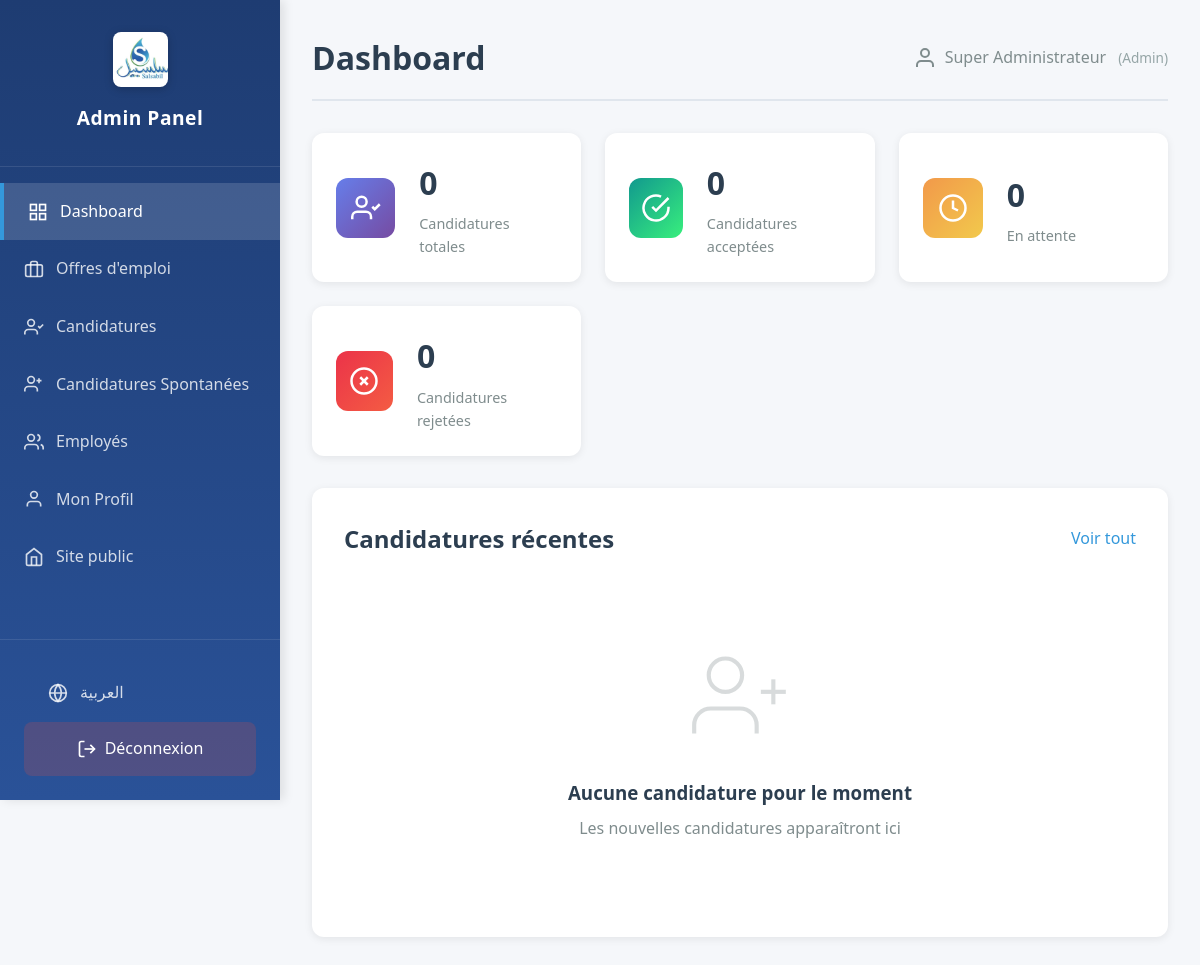
The app's page /admin/dashboard (signed in) with its own data.
### tables this page shows
CREATE TABLE employees (
            id INTEGER PRIMARY KEY AUTOINCREMENT,
            username TEXT UNIQUE NOT NULL,
            password TEXT NOT NULL,
            prenom TEXT NOT NULL,
            nom TEXT NOT NULL,
            email TEXT UNIQUE NOT NULL,
            role TEXT NOT NULL,
            status TEXT DEFAULT 'actif',
            date_creation TEXT DEFAULT CURRENT_TIMESTAMP
        );

### app.py (the view)
@app.route('/admin/dashboard')
@login_required
def admin_dashboard():
    current_user = get_current_user()
    all_applications = get_all_applications()
    regular_applications = [app for app in all_applications if app.get('job_id') != 0]
    spontaneous_count = len([app for app in all_applications if app.get('job_id') == 0])
    return render_template('admin/dashboard.html',
                         applications=regular_applications,
                         jobs=get_all_jobs(),
                         current_user=current_user,
                         permissions=ROLE_PERMISSIONS.get(current_user['role'], {}),
                         spontaneous_count=spontaneous_count)

### templates/admin/dashboard.html (shortened to what this page needs)
<!DOCTYPE html>
<html lang="{% if lang == 'ar' %}ar{% else %}fr{% endif %}" {% if lang == 'ar' %}dir="rtl"{% endif %}>
<head>
    <link rel="stylesheet" href="{{ url_for('static', filename='css/style.css') }}">
    <link rel="stylesheet" href="{{ url_for('static', filename='css/admin.css') }}">
</head>
<body>
    <div class="admin-layout">
        <aside class="admin-sidebar">
            <div class="sidebar-header">
                <img src="{{ url_for('static', filename='img/logo.jpeg') }}" alt="Logo Salsabil" class="logo-img">
                <h3>{% if lang == 'ar' %}لوحة التحكم{% else %}Admin Panel{% endif %}</h3>
            </div>
            <nav class="sidebar-nav">
                <a href="{{ url_for('admin_dashboard_ar' if lang == 'ar' else 'admin_dashboard') }}" class="nav-item active">
                    <svg width="20" height="20" viewBox="0 0 24 24" fill="none" stroke="currentColor" stroke-width="2">
                        <rect x="3" y="3" width="7" height="7"></rect>
                        <rect x="14" y="3" width="7" height="7"></rect>
                        <rect x="14" y="14" width="7" height="7"></rect>
                        <rect x="3" y="14" width="7" height="7"></rect>
                    </svg>
                    {% if lang == 'ar' %}لوحة التحكم{% else %}Dashboard{% endif %}
                </a>
                <a href="{{ url_for('admin_jobs_ar' if lang == 'ar' else 'admin_jobs') }}" class="nav-item">
                    <svg width="20" height="20" viewBox="0 0 24 24" fill="none" stroke="currentColor" stroke-width="2">
                        <rect x="2" y="7" width="20" height="14" rx="2" ry="2"></rect>
                        <path d="M16 21V5a2 2 0 0 0-2-2h-4a2 2 0 0 0-2 2v16"></path>
                    </svg>
                    {% if lang == 'ar' %}عروض العمل{% else %}Offres d'emploi{% endif %}
                </a>
                <a href="{{ url_for('admin_applications_ar' if lang == 'ar' else 'admin_applications') }}" class="nav-item">
                    <svg width="20" height="20" viewBox="0 0 24 24" fill="none" stroke="currentColor" stroke-width="2">
                        <path d="M16 21v-2a4 4 0 0 0-4-4H5a4 4 0 0 0-4 4v2"></path>
                        <circle cx="8.5" cy="7" r="4"></circle>
                        <polyline points="17 11 19 13 23 9"></polyline>
                    </svg>
                    {% if lang == 'ar' %}الطلبات{% else %}Candidatures{% endif %}
                </a>
                <a href="{{ url_for('admin_spontaneous_applications_ar' if lang == 'ar' else 'admin_spontaneous_applications') }}" class="nav-item">
                    <svg width="20" height="20" viewBox="0 0 24 24" fill="none" stroke="currentColor" stroke-width="2">
                        <path d="M16 21v-2a4 4 0 0 0-4-4H5a4 4 0 0 0-4 4v2"></path>
                        <circle cx="8.5" cy="7" r="4"></circle>
                        <path d="M15 8h6m-3-3v6"></path>
                    </svg>
                    {% if lang == 'ar' %}طلبات عفوية{% else %}Candidatures Spontanées{% endif %}
                </a>
                {% if permissions and permissions.view_employees %}
                <a href="{{ url_for('admin_employees_ar' if lang == 'ar' else 'admin_employees') }}" class="nav-item">
                    <svg width="20" height="20" viewBox="0 0 24 24" fill="none" stroke="currentColor" stroke-width="2">
                        <path d="M17 21v-2a4 4 0 0 0-4-4H5a4 4 0 0 0-4 4v2"></path>
                        <circle cx="8.5" cy="7" r="4"></circle>
                        <path d="M23 21v-2a4 4 0 0 0-3-3.87"></path>
                        <path d="M16 3.13a4 4 0 0 1 0 7.75"></path>
                    </svg>
                    {% if lang == 'ar' %}الموظفون{% else %}Employés{% endif %}
                </a>
                {% endif %}
                <a href="{{ url_for('admin_profile_ar' if lang == 'ar' else 'admin_profile') }}" class="nav-item">
                    <svg width="20" height="20" viewBox="0 0 24 24" fill="none" stroke="currentColor" stroke-width="2">
                        <path d="M20 21v-2a4 4 0 0 0-4-4H8a4 4 0 0 0-4 4v2"></path>
                        <circle cx="12" cy="7" r="4"></circle>
                    </svg>
                    {% if lang == 'ar' %}ملفي الشخصي{% else %}Mon Profil{% endif %}
                </a>
                <a href="{{ url_for('jobs_ar' if lang == 'ar' else 'jobs') }}" class="nav-item">
                    <svg width="20" height="20" viewBox="0 0 24 24" fill="none" stroke="currentColor" stroke-width="2">
                        <path d="M3 9l9-7 9 7v11a2 2 0 0 1-2 2H5a2 2 0 0 1-2-2z"></path>
                        <polyline points="9 22 9 12 15 12 15 22"></polyline>
                    </svg>
                    {% if lang == 'ar' %}الموقع العام{% else %}Site public{% endif %}
                </a>
            </nav>
            <div class="sidebar-footer">
                {% if lang == 'ar' %}
                <a href="{{ url_for('admin_dashboard') }}" class="nav-item lang-switch">
                    <svg width="20" height="20" viewBox="0 0 24 24" fill="none" stroke="currentColor" stroke-width="2">
                        <circle cx="12" cy="12" r="10"></circle>
                        <path d="M2 12h20M12 2a15.3 15.3 0 0 1 4 10 15.3 15.3 0 0 1-4 10 15.3 15.3 0 0 1-4-10 15.3 15.3 0 0 1 4-10z"></path>
                    </svg>
                    Français
                </a>
                {% else %}
                <a href="{{ url_for('admin_dashboard_ar') }}" class="nav-item lang-switch">
                    <svg width="20" height="20" viewBox="0 0 24 24" fill="none" stroke="currentColor" stroke-width="2">
                        <circle cx="12" cy="12" r="10"></circle>
                        <path d="M2 12h20M12 2a15.3 15.3 0 0 1 4 10 15.3 15.3 0 0 1-4 10 15.3 15.3 0 0 1-4-10 15.3 15.3 0 0 1 4-10z"></path>
                    </svg>
                    العربية
                </a>
                {% endif %}
                <a href="{{ url_for('admin_logout') }}" class="btn-logout">
                    <svg width="20" height="20" viewBox="0 0 24 24" fill="none" stroke="currentColor" stroke-width="2">
                        <path d="M9 21H5a2 2 0 0 1-2-2V5a2 2 0 0 1 2-2h4"></path>
                        <polyline points="16 17 21 12 16 7"></polyline>
                        <line x1="21" y1="12" x2="9" y2="12"></line>
                    </svg>
                    {% if lang == 'ar' %}تسجيل الخروج{% else %}Déconnexion{% endif %}
                </a>
            </div>
        </aside>
        <main class="admin-main">
            <div class="admin-header">
                <h1>{% if lang == 'ar' %}لوحة التحكم{% else %}Dashboard{% endif %}</h1>
                <div class="admin-user">
                    <svg width="24" height="24" viewBox="0 0 24 24" fill="none" stroke="currentColor" stroke-width="2">
                        <path d="M20 21v-2a4 4 0 0 0-4-4H8a4 4 0 0 0-4 4v2"></path>
                        <circle cx="12" cy="7" r="4"></circle>
                    </svg>
                    <span>{{ current_user.prenom if current_user else 'Admin' }} {{ current_user.nom if current_user else '' }}</span>
                    {% if current_user and current_user.role %}
                    <span class="user-role">({{ current_user.role|capitalize }})</span>
                    {% endif %}
                </div>
            </div>
            <div class="stats-grid">
                <div class="stat-card">
                    <div class="stat-icon blue">
                        <svg width="30" height="30" viewBox="0 0 24 24" fill="none" stroke="currentColor" stroke-width="2">
                            <path d="M16 21v-2a4 4 0 0 0-4-4H5a4 4 0 0 0-4 4v2"></path>
                            <circle cx="8.5" cy="7" r="4"></circle>
                            <polyline points="17 11 19 13 23 9"></polyline>
                        </svg>
                    </div>
                    <div class="stat-info">
                        <h3>{{ applications|length }}</h3>
                        <p>{% if lang == 'ar' %}إجمالي الطلبات{% else %}Candidatures totales{% endif %}</p>
                    </div>
                </div>
                <div class="stat-card">
                    <div class="stat-icon green">
                        <svg width="30" height="30" viewBox="0 0 24 24" fill="none" stroke="currentColor" stroke-width="2">
                            <path d="M22 11.08V12a10 10 0 1 1-5.93-9.14"></path>
                            <polyline points="22 4 12 14.01 9 11.01"></polyline>
                        </svg>
                    </div>
                    <div class="stat-info">
                        <h3>{{ applications|selectattr('status', 'equalto', 'acceptée')|list|length }}</h3>
                        <p>{% if lang == 'ar' %}الطلبات المقبولة{% else %}Candidatures acceptées{% endif %}</p>
                    </div>
                </div>
                <div class="stat-card">
                    <div class="stat-icon orange">
                        <svg width="30" height="30" viewBox="0 0 24 24" fill="none" stroke="currentColor" stroke-width="2">
                            <circle cx="12" cy="12" r="10"></circle>
                            <polyline points="12 6 12 12 16 14"></polyline>
                        </svg>
                    </div>
                    <div class="stat-info">
                        <h3>{{ applications|selectattr('status', 'equalto', 'en attente')|list|length }}</h3>
                        <p>{% if lang == 'ar' %}قيد الانتظار{% else %}En attente{% endif %}</p>
                    </div>
                </div>
                <div class="stat-card">
                    <div class="stat-icon red">
                        <svg width="30" height="30" viewBox="0 0 24 24" fill="none" stroke="currentColor" stroke-width="2">
                            <circle cx="12" cy="12" r="10"></circle>
                            <line x1="15" y1="9" x2="9" y2="15"></line>
                            <line x1="9" y1="9" x2="15" y2="15"></line>
                        </svg>
                    </div>
                    <div class="stat-info">
                        <h3>{{ applications|selectattr('status', 'equalto', 'rejetée')|list|length }}</h3>
                        <p>{% if lang == 'ar' %}الطلبات المرفوضة{% else %}Candidatures rejetées{% endif %}</p>
                    </div>
                </div>
            </div>
            <div class="content-section">
                <div class="section-header">
                    <h2>{% if lang == 'ar' %}الطلبات الأخيرة{% else %}Candidatures récentes{% endif %}</h2>
                    <a href="{{ url_for('admin_applications_ar' if lang == 'ar' else 'admin_applications') }}" class="btn-view-all">
                        {% if lang == 'ar' %}عرض الكل{% else %}Voir tout{% endif %}
                    </a>
                </div>
                {% if applications %}
                <div class="table-container">
                    <table class="admin-table">
                        <thead>
                            <tr>
                                <th>{% if lang == 'ar' %}المرشح{% else %}Candidat{% endif %}</th>
                                <th>{% if lang == 'ar' %}المنصب{% else %}Poste{% endif %}</th>
                                <th>{% if lang == 'ar' %}التاريخ{% else %}Date{% endif %}</th>
                                <th>{% if lang == 'ar' %}الحالة{% else %}Statut{% endif %}</th>
                                <th>{% if lang == 'ar' %}الإجراءات{% else %}Actions{% endif %}</th>
                            </tr>
                        </thead>
                        <tbody>
                            {% for app in applications[:5] %}
                            <tr>
                                <td>
                                    <div class="candidate-info">
                                        <div class="candidate-avatar">
                                            {{ app.prenom[0] }}{{ app.nom[0] }}
                                        </div>
                                        <div>
                                            <div class="candidate-name">{{ app.prenom }} {{ app.nom }}</div>
                                            <div class="candidate-email">{{ app.email }}</div>
                                        </div>
                                    </div>
                                </td>
                                <td>{{ app.job_title }}</td>
                                <td>{{ app.date_soumission }}</td>
                                <td>
                                    <span class="status-badge status-{{ app.status.replace(' ', '-') }}">
                                        {% if lang == 'ar' %}
                                            {% if app.status == 'en attente' %}قيد الانتظار
                                            {% elif app.status == 'acceptée' %}مقبول
                                            {% elif app.status == 'rejetée' %}مرفوض
                                            {% else %}{{ app.status }}{% endif %}
                                        {% else %}
                                            {{ app.status }}
                                        {% endif %}
                                    </span>
                                </td>
                                <td>
                                    <a href="{{ url_for('admin_application_detail_ar' if lang == 'ar' else 'admin_application_detail', app_id=app.id) }}" class="btn-view" title="{% if lang == 'ar' %}عرض التفاصيل{% else %}Voir les détails{% endif %}">
                                        <svg width="18" height="18" viewBox="0 0 24 24" fill="none" stroke="currentColor" stroke-width="2">
                                            <path d="M1 12s4-8 11-8 11 8 11 8-4 8-11 8-11-8-11-8z"></path>
                                            <circle cx="12" cy="12" r="3"></circle>
                                        </svg>
                                        {% if lang == 'ar' %}عرض التفاصيل{% else %}Voir détails{% endif %}
                                    </a>
                                </td>
                            </tr>
                            {% endfor %}
                        </tbody>
                    </table>
                </div>
                {% else %}
                <div class="empty-state">
                    <svg width="100" height="100" viewBox="0 0 24 24" fill="none" stroke="currentColor" stroke-width="1">
                        <path d="M16 21v-2a4 4 0 0 0-4-4H5a4 4 0 0 0-4 4v2"></path>
                        <circle cx="8.5" cy="7" r="4"></circle>
                        <line x1="20" y1="8" x2="20" y2="14"></line>
                        <line x1="23" y1="11" x2="17" y2="11"></line>
                    </svg>
                    <h3>{% if lang == 'ar' %}لا توجد طلبات في الوقت الحالي{% else %}Aucune candidature pour le moment{% endif %}</h3>
                    <p>{% if lang == 'ar' %}ستظهر الطلبات الجديدة هنا{% else %}Les nouvelles candidatures apparaîtront ici{% endif %}</p>
                </div>
                {% endif %}
            </div>
        </main>
    </div>
</body>
</html>

### records on screen
employees: prenom "Super", nom "Administrateur", role "Admin"

### other values on screen
{{ applications|length }} "0"
{{ applications|selectattr('status', 'equalto', 'acceptée')|list|length }} "0"
{{ applications|selectattr('status', 'equalto', 'en attente')|list|length }} "0"
{{ applications|selectattr('status', 'equalto', 'rejetée')|list|length }} "0"
